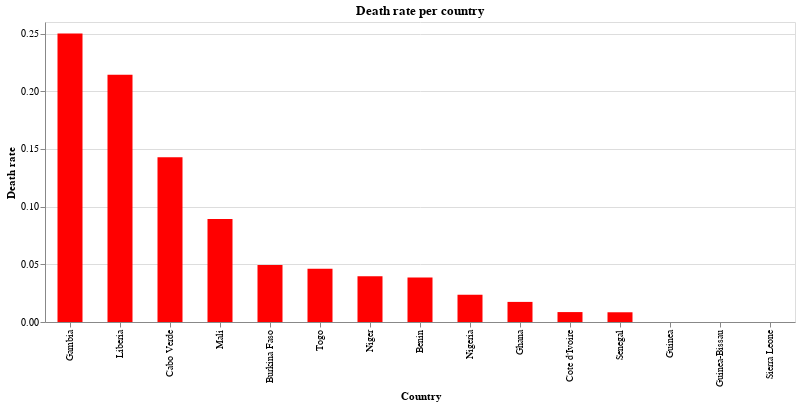

Write notebook code for a chart like this one.
### Markdown cell above
### Death rate per Country

### Code cell
source = covid_ana_sort

alt.Chart(source).mark_bar(size = 25).encode(x = alt.X('Country', sort='-y'), y = 'Death rate', color = alt.value('red'),).properties(width = alt.Step(50), height = 300, title = 'Death rate per country').interactive()

### Figure 1 — Vega-Lite specification as saved in the notebook (floating-point values rounded to 4 significant figures)
{"config": {"view": {"continuousWidth": 400, "continuousHeight": 300}}, "data": {"name": "data-4c2836bacf22d4c790a07014baaa51bb"}, "mark": {"type": "bar", "size": 25}, "encoding": {"color": {"value": "red"}, "x": {"type": "nominal", "field": "Country", "sort": "-y"}, "y": {"type": "quantitative", "field": "Death rate"}}, "height": 300, "selection": {"selector003": {"type": "interval", "bind": "scales", "encodings": ["x", "y"]}}, "title": "Death rate per country", "width": {"step": 50}, "$schema": "https://vega.github.io/schema/vega-lite/v4.0.2.json", "datasets": {"data-4c2836bacf22d4c790a07014baaa51bb": [{"Country": "Burkina Faso", "Lat": 12.24, "Long": -1.562, "Date": "2020-04-07T00:00:00", "Confirmed_cases": 384, "Dead": 19, "Recovered": 127, "ill people": 257, "Death rate": 0.04948, "Recovered rate": 0.3307}, {"Country": "Cote d'Ivoire", "Lat": 7.54, "Long": -5.547, "Date": "2020-04-07T00:00:00", "Confirmed_cases": 349, "Dead": 3, "Recovered": 41, "ill people": 308, "Death rate": 0.008596, "Recovered rate": 0.1175}, {"Country": "Ghana", "Lat": 7.947, "Long": -1.023, "Date": "2020-04-07T00:00:00", "Confirmed_cases": 287, "Dead": 5, "Recovered": 31, "ill people": 256, "Death rate": 0.01742, "Recovered rate": 0.108}, {"Country": "Niger", "Lat": 17.61, "Long": 8.082, "Date": "2020-04-07T00:00:00", "Confirmed_cases": 278, "Dead": 11, "Recovered": 26, "ill people": 252, "Death rate": 0.03957, "Recovered rate": 0.09353}, {"Country": "Nigeria", "Lat": 9.082, "Long": 8.675, "Date": "2020-04-07T00:00:00", "Confirmed_cases": 254, "Dead": 6, "Recovered": 44, "ill people": 210, "Death rate": 0.02362, "Recovered rate": 0.1732}, {"Country": "Senegal", "Lat": 14.5, "Long": -14.45, "Date": "2020-04-07T00:00:00", "Confirmed_cases": 237, "Dead": 2, "Recovered": 105, "ill people": 132, "Death rate": 0.008439, "Recovered rate": 0.443}, {"Country": "Guinea", "Lat": 9.946, "Long": -9.697, "Date": "2020-04-07T00:00:00", "Confirmed_cases": 144, "Dead": 0, "Recovered": 5, "ill people": 139, "Death rate": 0.0, "Recovered rate": 0.03472}, {"Country": "Togo", "Lat": 8.62, "Long": 0.8248, "Date": "2020-04-07T00:00:00", "Confirmed_cases": 65, "Dead": 3, "Recovered": 23, "ill people": 42, "Death rate": 0.04615, "Recovered rate": 0.3538}, {"Country": "Mali", "Lat": 17.57, "Long": -3.996, "Date": "2020-04-07T00:00:00", "Confirmed_cases": 56, "Dead": 5, "Recovered": 12, "ill people": 44, "Death rate": 0.08929, "Recovered rate": 0.2143}, {"Country": "Guinea-Bissau", "Lat": 11.8, "Long": -15.18, "Date": "2020-04-07T00:00:00", "Confirmed_cases": 33, "Dead": 0, "Recovered": 0, "ill people": 33, "Death rate": 0.0, "Recovered rate": 0.0}, {"Country": "Benin", "Lat": 9.308, "Long": 2.316, "Date": "2020-04-07T00:00:00", "Confirmed_cases": 26, "Dead": 1, "Recovered": 5, "ill people": 21, "Death rate": 0.03846, "Recovered rate": 0.1923}, {"Country": "Liberia", "Lat": 6.428, "Long": -9.43, "Date": "2020-04-07T00:00:00", "Confirmed_cases": 14, "Dead": 3, "Recovered": 3, "ill people": 11, "Death rate": 0.2143, "Recovered rate": 0.2143}, {"Country": "Cabo Verde", "Lat": 16.54, "Long": -23.04, "Date": "2020-04-07T00:00:00", "Confirmed_cases": 7, "Dead": 1, "Recovered": 1, "ill people": 6, "Death rate": 0.1429, "Recovered rate": 0.1429}, {"Country": "Sierra Leone", "Lat": 8.461, "Long": -11.78, "Date": "2020-04-07T00:00:00", "Confirmed_cases": 6, "Dead": 0, "Recovered": 0, "ill people": 6, "Death rate": 0.0, "Recovered rate": 0.0}, {"Country": "Gambia", "Lat": 13.44, "Long": -15.31, "Date": "2020-04-07T00:00:00", "Confirmed_cases": 4, "Dead": 1, "Recovered": 2, "ill people": 2, "Death rate": 0.25, "Recovered rate": 0.5}]}}
